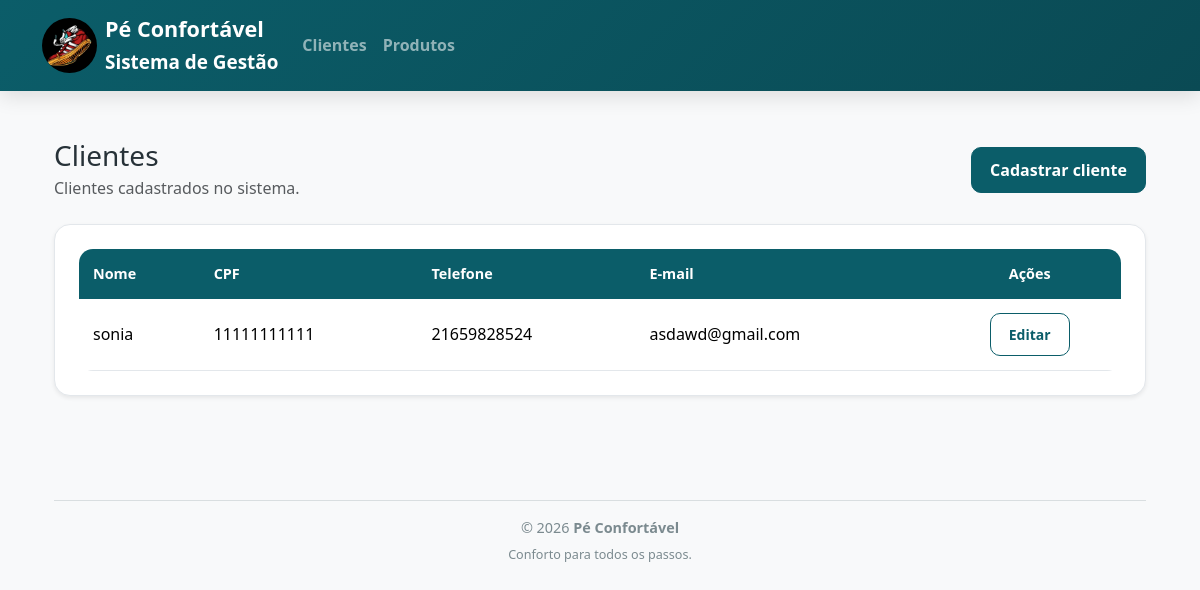
/clientes/, run on the app's committed database.
### loja/models.py (models this page shows, shortened)
class Cliente(models.Model):
    ESTADOS = [
        ('RJ', 'Rio de Janeiro'),
        ('SP', 'São Paulo'),
        ('MG', 'Minas Gerais'),
        ('ES', 'Espírito Santo'),
        ('PR', 'Paraná'),
        ('BA', 'Bahia'),
        ('RS', 'Rio Grande do Sul'),
    ]
    GENEROS = [
        ('M', 'Masculino'),
        ('F', 'Feminino'),
        ('O', 'Outros'),
    ]
    CONTATOS = [
        ('C', 'Carta'),
        ('E', 'E-mail'),
        ('T', 'Telefone'),
        ('F', 'Fax'),
    ]
    cpf = models.CharField(max_length=11)
    nome = models.CharField(max_length=70)
    endereco = models.CharField(max_length=100)
    telefone = models.CharField(max_length=11)
    estado = models.CharField(max_length=2, choices=ESTADOS)
    cidade = models.CharField(max_length=50)
    genero = models.CharField(max_length=1, choices=GENEROS)
    contato = models.CharField(max_length=1, choices=CONTATOS)
    email = models.EmailField()
    usuario = models.CharField(max_length=100)
    senha = models.CharField(max_length=8)

### loja/views.py (the view)
def lista_clientes(request):
    clientes = Cliente.objects.all()
    return render(
        request,
        'clientes/lista_clientes.html',
        {'clientes': clientes}
    )

### loja/templates/clientes/lista_clientes.html (shortened to what this page needs)
{% extends 'base.html' %}
{% block content %}
<div class="d-flex justify-content-between align-items-center mb-4">
    <div>
        <h1 class="h3 mb-1">Clientes</h1>
        <p class="text-muted mb-0">
            Clientes cadastrados no sistema.
        </p>
    </div>
    <a href="{% url 'cadastrar_cliente' %}" class="btn btn-primary">
        Cadastrar cliente
    </a>
</div>
<div class="card shadow-sm">
    <div class="card-body">
        {% if clientes %}
        <div class="table-responsive">
            <table class="table table-hover align-middle">
                <thead class="table-dark">
                    <tr>
                        <th>Nome</th>
                        <th>CPF</th>
                        <th>Telefone</th>
                        <th>E-mail</th>
                        <th class="text-center">Ações</th>
                    </tr>
                </thead>
                <tbody>
                    {% for cliente in clientes %}
                    <tr>
                        <td>{{ cliente.nome }}</td>
                        <td>{{ cliente.cpf }}</td>
                        <td>{{ cliente.telefone }}</td>
                        <td>{{ cliente.email }}</td>
                        <td class="text-center">
                            <a href="{% url 'editar_cliente' cliente.id %}" class="btn btn-sm btn-outline-primary">
                                Editar
                            </a>
                        </td>
                    </tr>
                    {% endfor %}
                </tbody>
            </table>
        </div>
        {% else %}
        <div class="alert alert-info mb-0">
            Nenhum cliente foi cadastrado.
        </div>
        {% endif %}
    </div>
</div>
{% endblock %}

### loja/templates/base.html (shortened to what this page needs)
{% load static %}
<!DOCTYPE html>
<html lang="pt-br">
<head>
    <link href="https://cdn.jsdelivr.net/npm/bootstrap@5.3.3/dist/css/bootstrap.min.css" rel="stylesheet">
    <link rel="stylesheet" href="{% static 'loja/css/estilo.css' %}">
</head>
<body class="bg-light">
    <nav class="navbar navbar-expand-lg navbar-dark bg-dark">
        <div class="container">
            <a class="navbar-brand d-flex align-items-center" href="/">
                <img src="{% static 'img/logo.png' %}" alt="Logo da Pé Confortável" width="55" height="55"
                    class="me-2 rounded-circle">
                <div>
                    <strong>Pé Confortável</strong><br>
                    <small>Sistema de Gestão</small>
                </div>
            </a>
            <div class="collapse navbar-collapse" id="menuPrincipal">
                <ul class="navbar-nav me-auto">
                    <li class="nav-item">
                        <a class="nav-link" href="{% url 'lista_clientes' %}">
                            Clientes
                        </a>
                    </li>
                    <li class="nav-item">
                        <a class="nav-link" href="{% url 'lista_produtos' %}">
                            Produtos
                        </a>
                    </li>
                </ul>
            </div>
        </div>
    </nav>
    <main class="container py-4">
        <main class="container py-4">
            {% block content %}
            {% endblock %}
        </main>
        <footer class="rodape-loja">
            <div class="container">
                <hr>
                <p class="mb-1">
                    © 2026 <strong>Pé Confortável</strong>
                </p>
                <small>
                    Conforto para todos os passos.
                </small>
            </div>
        </footer>
</body>
</html>

### loja/static/loja/CSS/estilo.css (style rules this page uses)
:root { --primaria:#0B5D69; --primaria-hover:#094A54; --secundaria:#3BBFA7; --fundo:#F7F8FA; --card:#FFFFFF; --texto:#273238; --texto-claro:#7B8A8F; --cor-perigo:#E76F51; --borda:#E3E7EB; --radius:16px; }
body { background:var(--fundo); color:var(--texto); font-family: "Segoe UI", sans-serif; }
.navbar { background:linear-gradient( 135deg, var(--primaria), #0A4A54 ) !important; box-shadow: 0 5px 20px rgba(0,0,0,.12); }
.navbar-brand { font-weight:700; font-size:1.35rem; }
.nav-link { font-weight:600; }
h1 { font-weight:700; }
.card { border: 1px solid var(--borda); border-radius: var(--radius); background: var(--card); box-shadow: 0 10px 30px rgba(11, 93, 105, 0.08); }
.card-body { padding: 1.5rem; }
.btn { border-radius: 10px; font-weight: 600; padding: 10px 18px; transition: 0.2s ease; }
.btn-primary { background-color: var(--primaria); border-color: var(--primaria); }
.btn-outline-primary { color: var(--primaria); border-color: var(--primaria); }
.table-responsive { border-radius: 14px; }
.table { margin-bottom: 0; }
.table thead th { background-color: var(--primaria); color: #ffffff; border: none; padding: 14px; font-size: 0.9rem; }
.table tbody td { padding: 14px; vertical-align: middle; border-color: var(--borda); }
.rodape-loja { margin-top: 40px; padding: 24px 0; color: var(--texto-claro); text-align: center; font-size: 0.9rem; }

### data on the page
Cliente: nome "sonia", cpf "11111111111", telefone "21659828524", email "asdawd@gmail.com"
